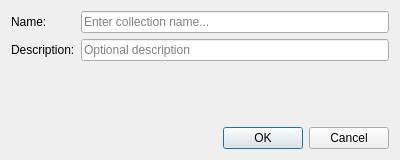
<?xml version="1.0" encoding="UTF-8"?>
<ui version="4.0">
 <class>CreateCollectionDialog</class>
 <widget class="QDialog" name="CreateCollectionDialog">
  <property name="geometry">
   <rect><x>0</x><y>0</y><width>400</width><height>160</height></rect>
  </property>
  <property name="minimumSize">
   <size><width>400</width><height>0</height></size>
  </property>
  <property name="windowTitle"><string>Create Collection</string></property>
  <layout class="QVBoxLayout" name="mainLayout">
   <property name="spacing"><number>8</number></property>
   <item>
    <layout class="QFormLayout" name="formLayout">
     <item row="0" column="0">
      <widget class="QLabel" name="nameLabel">
       <property name="text"><string>Name:</string></property>
      </widget>
     </item>
     <item row="0" column="1">
      <widget class="QLineEdit" name="nameEdit">
       <property name="placeholderText"><string>Enter collection name...</string></property>
      </widget>
     </item>
     <item row="1" column="0">
      <widget class="QLabel" name="descriptionLabel">
       <property name="text"><string>Description:</string></property>
      </widget>
     </item>
     <item row="1" column="1">
      <widget class="QLineEdit" name="descriptionEdit">
       <property name="placeholderText"><string>Optional description</string></property>
      </widget>
     </item>
    </layout>
   </item>
   <item>
    <widget class="QDialogButtonBox" name="buttonBox">
     <property name="standardButtons">
      <set>QDialogButtonBox::StandardButton::Ok|QDialogButtonBox::StandardButton::Cancel</set>
     </property>
    </widget>
   </item>
  </layout>
 </widget>
 <layoutdefault spacing="6" margin="11"/>
 <resources/>
 <connections>
  <connection>
   <sender>buttonBox</sender>
   <signal>accepted()</signal>
   <receiver>CreateCollectionDialog</receiver>
   <slot>accept()</slot>
  </connection>
  <connection>
   <sender>buttonBox</sender>
   <signal>rejected()</signal>
   <receiver>CreateCollectionDialog</receiver>
   <slot>reject()</slot>
  </connection>
 </connections>
</ui>
